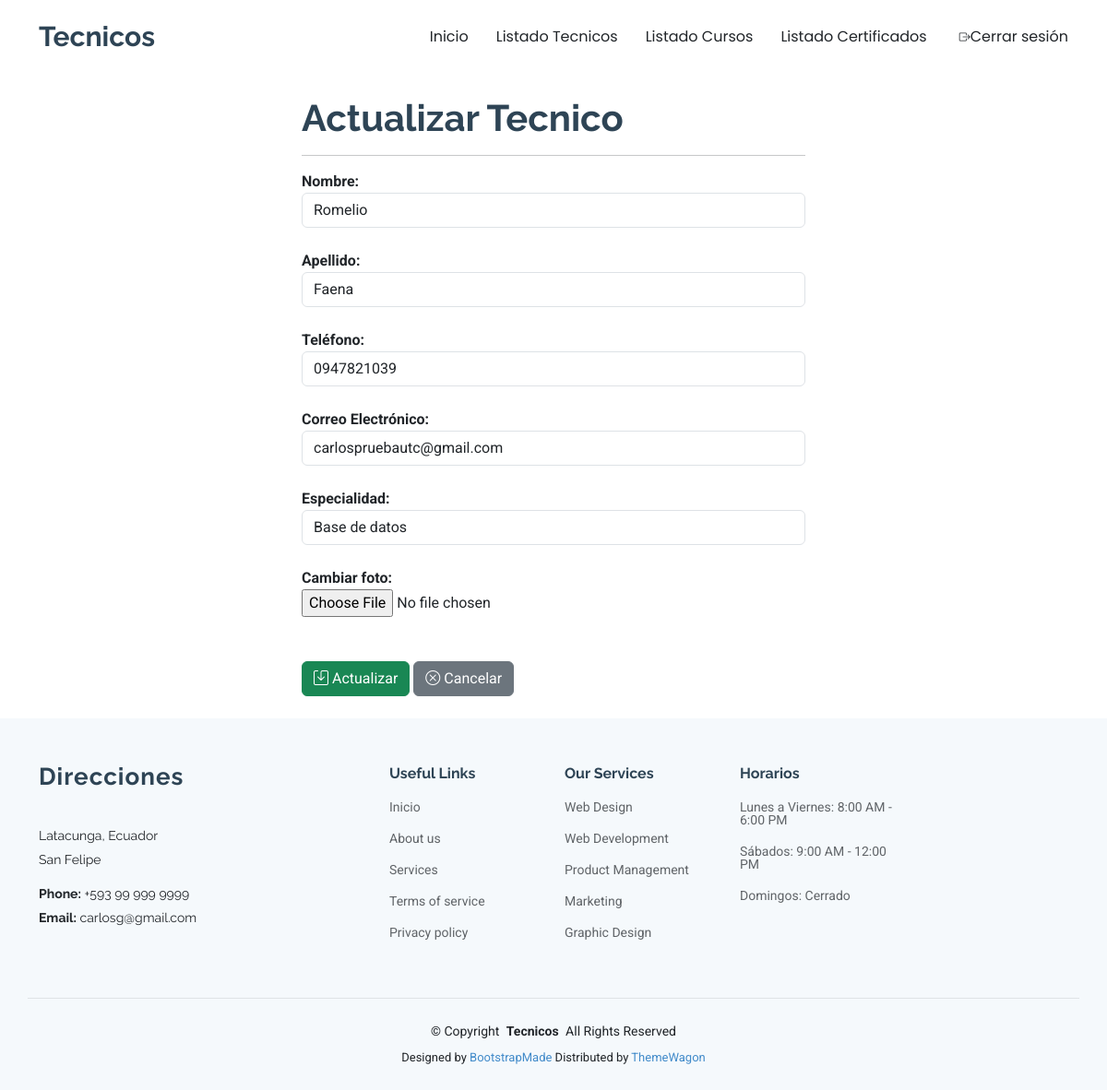
Screenshot of /editarTecnico/11/ (signed in) with the database file from the repository.
### Info/models.py (models this page shows, shortened)
class Tecnico(models.Model):
    id = models.AutoField(primary_key=True)
    nombre = models.CharField(max_length=100)
    apellido = models.CharField(max_length=100)
    telefono = models.CharField(max_length=20)
    correo = models.EmailField(blank=True, null=True)
    especialidad = models.CharField(max_length=100)
    foto = models.FileField(upload_to='fotos_tecnicos', blank=True, null=True)

### Info/views.py (the view)
# urls.py: path('editarTecnico/<id>/', views.editarTecnico),
@login_required
def editarTecnico(request,id):
    if not es_admin(request):
        return redirect('/inicio/')
    tecnicoEditar = Tecnico.objects.get(id=id)
    return render(
        request,
        'editarTecnico.html',
        {'tecnico':tecnicoEditar}
    )

### Info/views.py (called while the page is built)
def es_admin(request):
    return request.user.perfil.rol == "admin"

### Info/templates/editarTecnico.html (shortened to what this page needs)
{% extends "./plantillaPrincipal.html" %}
{% block contenido %}
    <div class="container">
        <div class="row">
            <div class="col-md-3"></div>
            <div class="col-md-6">
                <br>
                <h1><b>Actualizar Tecnico</b></h1>
                <hr>
                <form enctype="multipart/form-data" id="form_actualizar_tecnico" action="/procesarActualizacionTecnico/" method="post">
                    <b>Nombre:</b> <br>
                    <input required pattern="[a-zA-Z\s]+" minlength="3" maxlength="20" value="{{ tecnico.nombre }}" placeholder="Ingrese el nombre del Tecnico" class="form-control" type="text" name="nombre">
                    <br>
                    <b>Apellido:</b> <br>
                    <input required pattern="[a-zA-Z\s]+" minlength="3" maxlength="20" value="{{ tecnico.apellido }}" placeholder="Ingrese el apellido del Tecnico" class="form-control" type="text" name="apellido">
                    <br>
                    <b>Teléfono:</b> <br>
                    <input required pattern="[0-9]+" minlength="7" maxlength="10" value="{{ tecnico.telefono }}" placeholder="Ingrese el teléfono del Tecnico" class="form-control" type="text" name="telefono">
                    <br>
                    <b>Correo Electrónico:</b> <br>
                    <input type="email" value="{{ tecnico.correo }}" placeholder="Ingrese el correo electrónico del Tecnico" class="form-control" type="email" name="correo">
                    <br>
                    <b>Especialidad:</b> <br>
                    <input required pattern="[a-zA-Z\s]+" minlength="3" maxlength="20" value="{{ tecnico.especialidad }}" placeholder="Ingrese la especialidad del Tecnico" class="form-control" type="text" name="especialidad">
                    <br>
                    <b>Cambiar foto:</b> <br>
                    <input type="file" name="foto" id="foto" accept="image/*">
                    <br>
                    <br>
                    <br>
                    <button class="btn btn-success" type="submit">
                        <i class="bi bi-save"></i>
                        Actualizar
                    </button>
                    <a href="/listadoTecnicos/" class="btn btn-secondary">
                        <i class="bi bi-x-circle"></i>
                        Cancelar
                    </a>
                </form>
                <br>
            </div>
        </div>
    </div>
{% endblock %}

### GestionTecnicos/static/assets/css/main.css (style rules this page uses)
:root { --default-font: "Roboto", system-ui, -apple-system, "Segoe UI", Roboto, "Helvetica Neue", Arial, "Noto Sans", "Liberation Sans", sans-serif, "Apple Color Emoji", "Segoe UI Emoji", "Segoe UI Symbol", "Noto Color Emoji"; --heading-font: "Raleway", sans-serif; --nav-font: "Poppins", sans-serif; }
:root { --background-color: #ffffff; --default-color: #212529; --heading-color: #2e4455; --accent-color: #428bca; --surface-color: #ffffff; --contrast-color: #ffffff; }
:root { --nav-color: #212529; --nav-hover-color: #428bca; --nav-mobile-background-color: #ffffff; --nav-dropdown-background-color: #ffffff; --nav-dropdown-color: #212529; --nav-dropdown-hover-color: #428bca; }
:root { scroll-behavior: smooth; }
body { color: var(--default-color); background-color: var(--background-color); font-family: var(--default-font); }
a { color: var(--accent-color); text-decoration: none; transition: 0.3s; }
h1, h2, h3, h4, h5, h6 { color: var(--heading-color); font-family: var(--heading-font); }

### rows the page displays
Tecnico: nombre "Romelio", apellido "Faena", telefono "0947821039", correo "carlospruebautc@gmail.com", especialidad "Base de datos"
